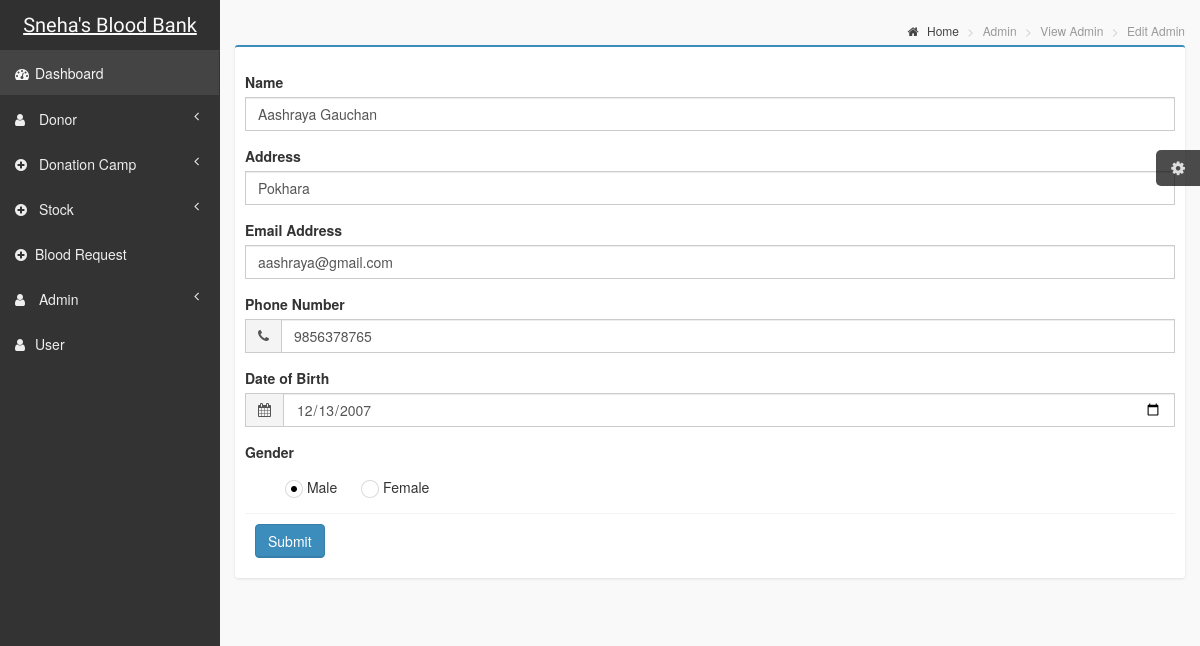
Page /superadmin/edit_admin.php?id=14 on the committed database.
### tables this page shows
CREATE TABLE `registers` (
  `id` int(11) NOT NULL,
  `name` varchar(255) NOT NULL,
  `address` varchar(255) NOT NULL,
  `email` varchar(255) NOT NULL,
  `contact` varchar(255) NOT NULL,
  `date_of_birth` date NOT NULL,
  `gender` varchar(255) NOT NULL,
  `username` varchar(255) NOT NULL,
  `user_type` varchar(255) NOT NULL,
  `password` varchar(255) NOT NULL
);

### superadmin/edit_admin.php (the view, shortened to what this page needs)
<?php
include 'header.php';
include 'sidebar.php';
if (isset($_GET['id'])) {
    $edit_admin = $connection->prepare("SELECT * FROM registers WHERE id = :id");
    $edit_admin->execute($_GET);
    $admin = $edit_admin->fetch();
}
?>
            <aside class="right-side">
                <section class="content-header">
                    <ol class="breadcrumb">
                        <li><a href="#"><i class="fa fa-home"></i> Home</a></li>
                        <li class="active">Admin</li>
                        <li class="active">View Admin</li>
                        <li class="active">Edit Admin</li>
                    </ol>
                </section>
                <section class="content">
                    <div class="row">
                        <div class="col-xs-12">
                            <div class="box box-primary">
                                <form role="form" method="POST">
                                    <div class="box-body">
                                        <div class="form-group">
                                            <label for="name">Name</label>
                                            <input type="name" name="new_name" class="form-control" id="name" placeholder="Enter name" value="<?php echo $admin['name']?>" required>
                                        </div>
                                        <div class="form-group">
                                            <label for="address">Address</label>
                                            <input type="address" name="new_address" class="form-control" id="address" placeholder="Enter address" value="<?php echo $admin['address']?>"required>
                                        </div>
                                         <div class="form-group">
                                            <label for="email">Email Address</label>
                                            <input type="email" name="new_email" class="form-control" id="email" placeholder="Enter email address" value="<?php echo $admin['email']?>"required>
                                        </div>
                                        <div class="form-group">
                                        <label>Phone Number</label>
                                        <div class="input-group">
                                            <div class="input-group-addon">
                                                <i class="fa fa-phone"></i>
                                            </div>
                                           <input type="contact" name="new_contact"  maxlength="10" class="form-control" id="contact1" placeholder="Enter contact number" value="<?php echo $admin['contact']?>"required>
                                        </div>
                                        </div>
                                        <div class="form-group">
                                        <label>Date of Birth</label>
                                        <div class="input-group">
                                            <div class="input-group-addon">
                                                <i class="fa fa-calendar"></i>
                                            </div>
                                            <input type="Date" name="new_date" class="form-control" value="<?php echo $admin['date_of_birth']?>" required>
                                        </div>
                                        </div>
                                        <div class="form-group">
                                            <label>Gender</label>
                                            <div  class="radio">
                                                <label>
                                                    Male
                                                </label>
                                                <label>
                                                    Female
                                                </label>
                                            </div>
                                        </div>
                                    <div class="box-footer">
                                        <button type="submit" name="edits" value="edits" class="btn btn-primary">Submit</button>
                                    </div>
                                </div>
                                </form>
                            </div>
                        </div>
                    </div>
                </section>
            </aside>

### css/AdminLTE.css (style rules this page uses)
html, body { overflow-x: hidden!important; font-family: 'Source Sans Pro', sans-serif; -webkit-font-smoothing: antialiased; min-height: 100%; background: #f9f9f9; }
a { color: #3c8dbc; }
.right-side, .left-side { min-height: 100%; display: block; }
.right-side { background-color: #f9f9f9; margin-left: 220px; }
.content { padding: 20px 15px; background: #f9f9f9; }
.right-side > .content-header { position: relative; padding: 15px 15px 10px 20px; }
.right-side > .content-header > .breadcrumb { float: right; background: transparent; margin-top: 0px; margin-bottom: 0; font-size: 12px; padding: 7px 5px; position: absolute; top: 15px; right: 10px; -webkit-border-radius: 2px; -moz-border-radius: 2px; border-radius: 2px; }
.right-side > .content-header > .breadcrumb > li > a { color: #444; text-decoration: none; }
.right-side > .content-header > .breadcrumb > li > a > .fa, .right-side > .content-header > .breadcrumb > li > a > .glyphicon, .right-side > .content-header > .breadcrumb > li > a > .ion { margin-right: 5px; }
.right-side > .content-header > .breadcrumb > li + li:before { content: '>\00a0'; }
.form-control { -webkit-border-radius: 0px !important; -moz-border-radius: 0px !important; border-radius: 0px !important; box-shadow: none; }
.input-group .input-group-addon { border-radius: 0; background-color: #f4f4f4; }
.checkbox, .radio { padding-left: 0; }
.box { position: relative; background: #ffffff; border-top: 2px solid #c1c1c1; margin-bottom: 20px; -webkit-border-radius: 3px; -moz-border-radius: 3px; border-radius: 3px; width: 100%; box-shadow: 0px 1px 3px rgba(0, 0, 0, 0.1); }
.box.box-primary { border-top-color: #3c8dbc; }
.box .box-body { padding: 10px; -webkit-border-top-left-radius: 0; -webkit-border-top-right-radius: 0; -webkit-border-bottom-right-radius: 3px; -webkit-border-bottom-left-radius: 3px; -moz-border-radius-topleft: 0; -moz-border-radius-topright: 0; -moz-border-radius-bottomright: 3px; -moz-border-radius-bottomleft: 3px; border-top-left-radius: 0; border-top-right-radius: 0; border-bottom-right-radius: 3px; border-bottom-left-radius: 3px; }
.box .box-footer { border-top: 1px solid #f4f4f4; -webkit-border-top-left-radius: 0; -webkit-border-top-right-radius: 0; -webkit-border-bottom-right-radius: 3px; -webkit-border-bottom-left-radius: 3px; -moz-border-radius-topleft: 0; -moz-border-radius-topright: 0; -moz-border-radius-bottomright: 3px; -moz-border-radius-bottomleft: 3px; border-top-left-radius: 0; border-top-right-radius: 0; border-bottom-right-radius: 3px; border-bottom-left-radius: 3px; padding: 10px; background-color: #ffffff; }
.btn { font-weight: 500; -webkit-border-radius: 3px; -moz-border-radius: 3px; border-radius: 3px; border: 1px solid transparent; -webkit-box-shadow: inset 0px -2px 0px 0px rgba(0, 0, 0, 0.09); -moz-box-shadow: inset 0px -2px 0px 0px rgba(0, 0, 0, 0.09); box-shadow: inset 0px -1px 0px 0px rgba(0, 0, 0, 0.09); }
.btn.btn-primary { background-color: #3c8dbc; border-color: #367fa9; }
.skin-black .right-side > .content-header { background: transparent; box-shadow: none; }

### rows in the picture
registers: new_name "Aashraya Gauchan", new_address "Pokhara", new_email "aashraya@gmail.com", new_contact "9856378765", new_date "12/13/2007"
